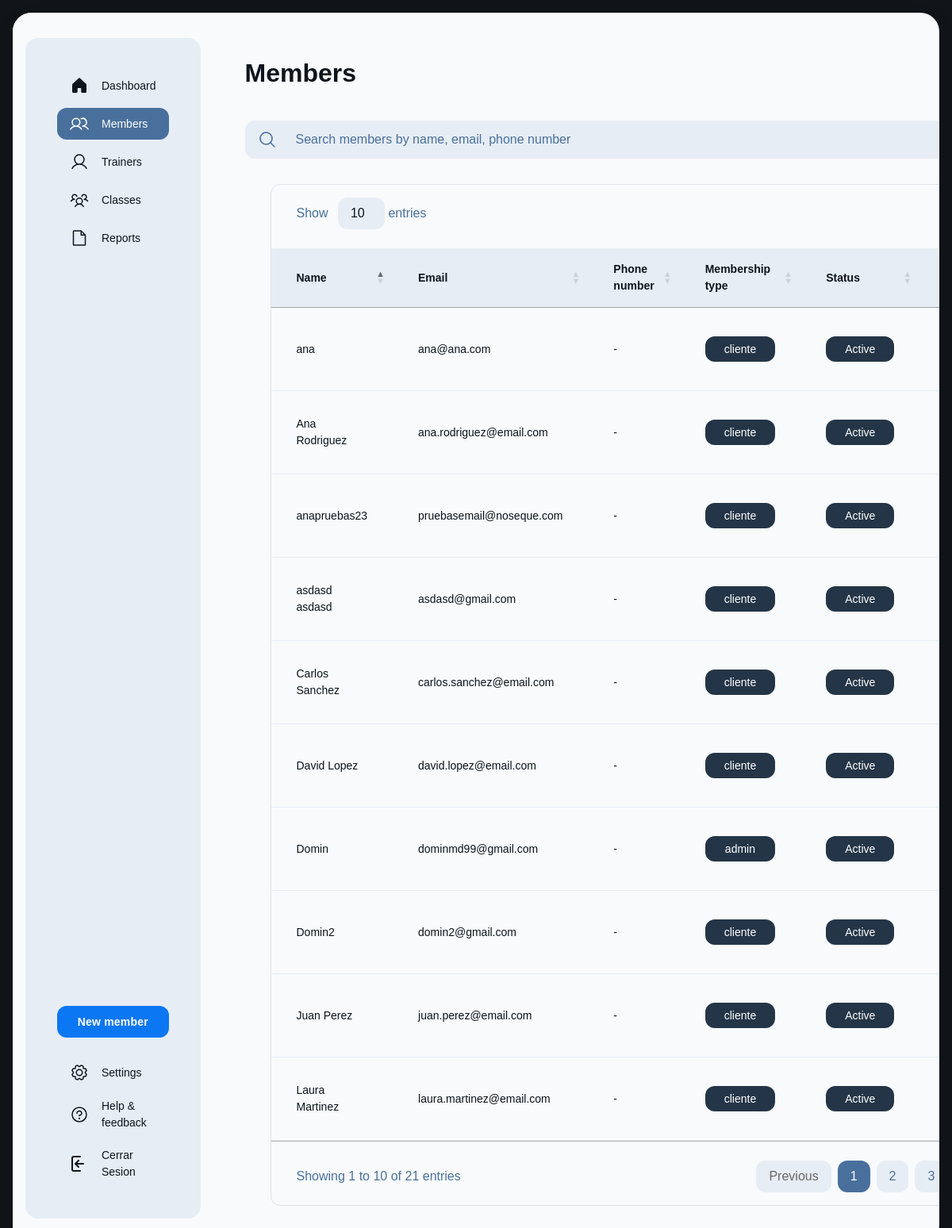
The page /index.php?controlador=miembros&action=home (signed in) on the database as committed earlier.
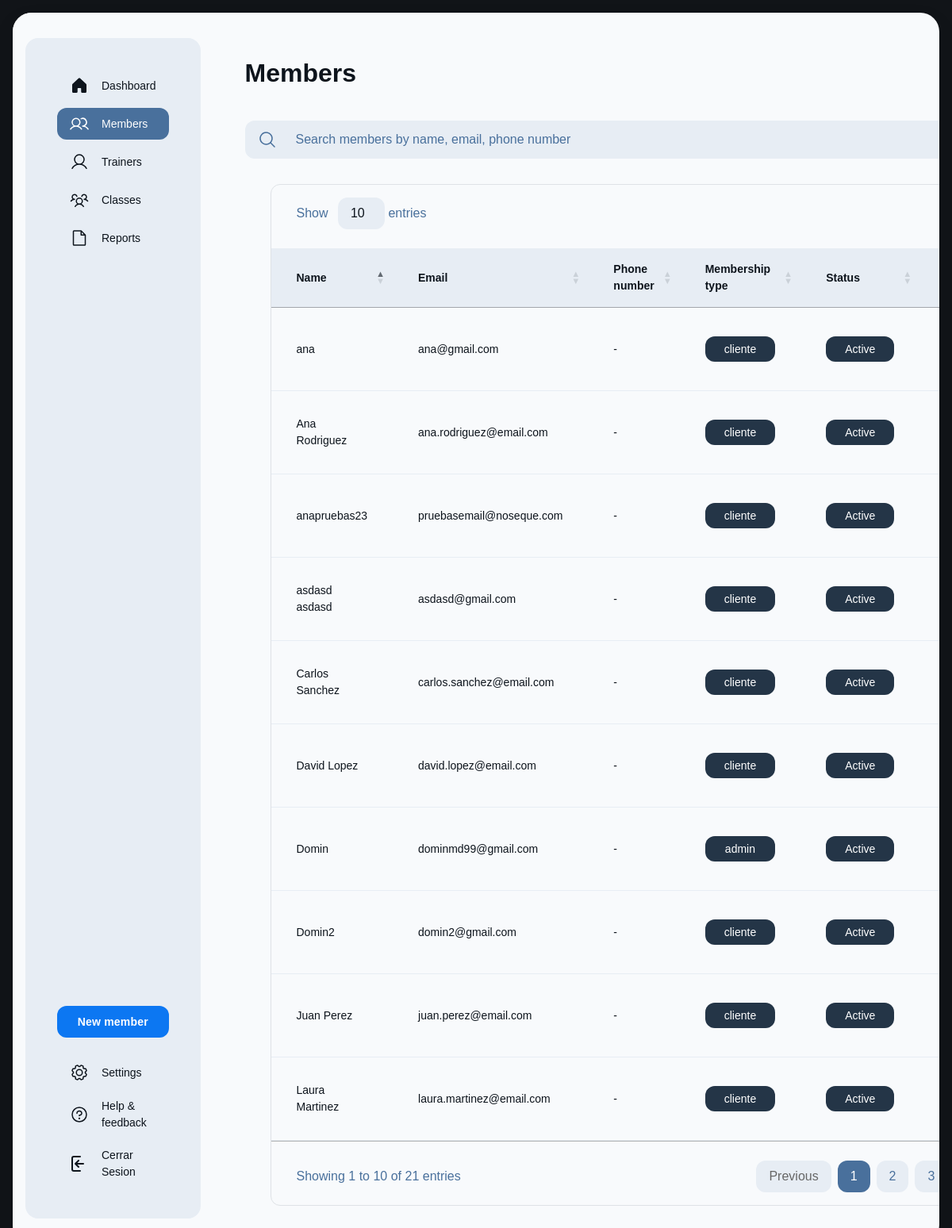
The same page on the database as committed later.
### tables this page shows
CREATE TABLE `usuarios` (
  `id_usuario` int(11) NOT NULL,
  `nombre` varchar(100) DEFAULT NULL,
  `email` varchar(100) DEFAULT NULL,
  `passwd` varchar(255) DEFAULT NULL,
  `fecha_registro` date DEFAULT curdate(),
  `tipo` enum('cliente','admin') DEFAULT 'cliente'
);

### model/conectar.php (called while the page is built)
<?php
class Conectar{
    public static function conexion(){
        try {
            $conexion=new mysqli("localhost","root","","gimnasio_db");
            $conexion->set_charset("utf8mb4");
        } catch (Exception $e) {
            die('Error:'.$e->getMessage());
        }
        return $conexion;
    }
}
?>

### model/miembros_model.php (called while the page is built, shortened)
<?php
class Miembros_model {
    private $db;
    public function __construct() {
        require_once("model/conectar.php");
        $this->db = Conectar::conexion();
    }
    public function get_usuarios() {
        $sql = "SELECT * FROM usuarios";
        $consulta = $this->db->query($sql);
        return $consulta;
    }
}
?>

### controller/miembros_controller.php (the view, shortened to what this page needs)
<?php
function home(){
    require_once("model/miembros_model.php");
    $datos = new Miembros_model();
    $resultado = $datos->get_usuarios();
    $html = '';
    while($row = $resultado->fetch_assoc()) {
        $html .= '<tr class="border-t border-t-[#344c65]">';
        $html .= '<td class="table-53b9ae36-f9b1-418a-aa1b-d77389b436cd-column-120 h-[72px] px-4 py-2 w-[400px] text-white text-sm font-normal leading-normal">' . $row['nombre'] . '</td>';
        $html .= '<td class="table-53b9ae36-f9b1-418a-aa1b-d77389b436cd-column-240 h-[72px] px-4 py-2 w-[400px] text-[#93adc8] text-sm font-normal leading-normal">' . $row['email'] . '</td>';
        $html .= '<td class="table-53b9ae36-f9b1-418a-aa1b-d77389b436cd-column-360 h-[72px] px-4 py-2 w-[400px] text-[#93adc8] text-sm font-normal leading-normal">-</td>';
        $html .= '<td class="table-53b9ae36-f9b1-418a-aa1b-d77389b436cd-column-480 h-[72px] px-4 py-2 w-60 text-sm font-normal leading-normal">';
        $html .= '<button class="flex min-w-[84px] max-w-[480px] cursor-pointer items-center justify-center overflow-hidden rounded-xl h-8 px-4 bg-[#243547] text-white text-sm font-medium leading-normal w-full">';
        $html .= '<span class="truncate">' . $row['tipo'] . '</span>';
        $html .= '</button>';
        $html .= '</td>';
        $html .= '<td class="table-53b9ae36-f9b1-418a-aa1b-d77389b436cd-column-600 h-[72px] px-4 py-2 w-60 text-sm font-normal leading-normal">';
        $html .= '<button class="flex min-w-[84px] max-w-[480px] cursor-pointer items-center justify-center overflow-hidden rounded-xl h-8 px-4 bg-[#243547] text-white text-sm font-medium leading-normal w-full">';
        $html .= '<span class="truncate">Active</span>';
        $html .= '</button>';
        $html .= '</td>';
        $html .= '<td class="table-53b9ae36-f9b1-418a-aa1b-d77389b436cd-column-720 h-[72px] px-4 py-2 w-60 text-[#93adc8] text-sm font-bold leading-normal tracking-[0.015em]">';
        $html .= '<div class="flex gap-2">';
        $html .= '<button class="edit-member-btn cursor-pointer" data-id="' . $row['id_usuario'] . '"><svg xmlns="http://www.w3.org/2000/svg" fill="none" viewBox="0 0 24 24" stroke="currentColor"><path stroke-linecap="round" stroke-linejoin="round" stroke-width="2" d="M15.232 5.232l3.536 3.536m-2.036-5.036a2.5 2.5 0 113.536 3.536L6.5 21.036H3v-3.572L16.732 3.732z" /></svg></button>';
        $html .= '<button onclick="confirmarBorrado(' . $row['id_usuario'] . ')" class="text-red-500 hover:text-red-700"><svg xmlns="http://www.w3.org/2000/svg" fill="none" viewBox="0 0 24 24" stroke="currentColor"><path stroke-linecap="round" stroke-linejoin="round" stroke-width="2" d="M19 7l-.867 12.142A2 2 0 0116.138 21H7.862a2 2 0 01-1.995-1.858L5 7m5 4v6m4-6v6m1-10V4a1 1 0 00-1-1h-4a1 1 0 00-1 1v3M4 7h16" /></svg></button>';
        $html .= '</div>';
        $html .= '</td>';
        $html .= '</tr>';
    }
    require_once("view/miembros_view.php");
}

Rows that differ between the two databases and show on the page:
changed usuarios "ana": email "ana@ana.com" → "ana@gmail.com"
